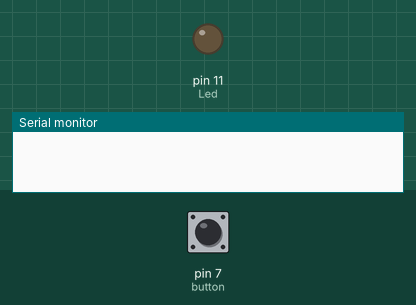
This sketch was run on a simulated Arduino Uno, built with avr-gcc and run on an emulated ATmega328P. On the bench: output pins drawn as LEDs (lit = HIGH), the last lines printed to the serial monitor. The inputs (shaded band) are chosen by the test bench; at power-on: pin 7 (button) LOW.

Above: at 1.2 s.
1.3 s: pin 7 (button) pulled HIGH for 0.15 s
At 1.38 s:
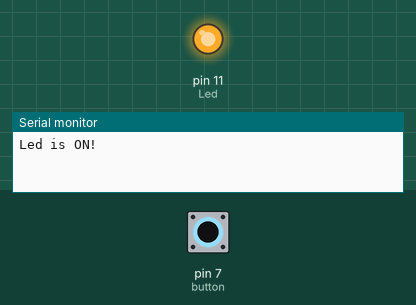
2.9 s: pin 7 (button) pulled HIGH for 3.2 s
At 6.4 s:
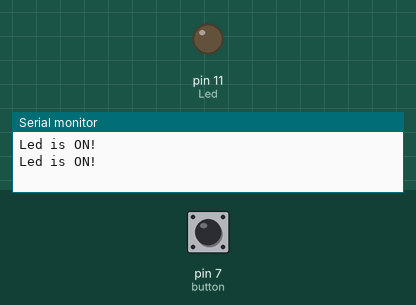
Timing chart, 0 to 7.9 s (numbered marks = the images above; inputs shaded):
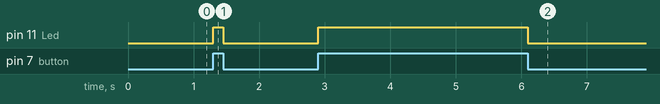

Measured:
- after the input at 1.3 s, pin 11 (Led): LOW → HIGH at once, → LOW 0.15 s later
- after the input at 2.9 s, pin 11 (Led): LOW → HIGH at once, → LOW 3.2 s later

The sketch:

6-Push-Button-Circuit-Imitation.ino
```cpp
/*
Push-Button Circuit Imitation:
1) Use the input value from a push-button to keep the Led ON while the button is pressed down and OFF otherwise.
2) When the button is ON print "one statement each time" saying so.
Hint: Use a Flag variable.
*/

const int Led=11; //Initialize Led1 at pin number 11.
const int button=7; //Initialize button at pin number 7.
void setup()
{
  pinMode(button, INPUT); //Set button to INPUT
  pinMode(Led, OUTPUT); //Set Led to OUTPUT
  digitalWrite(Led, LOW); //Set Led to LOW.
  Serial.begin(9600); //Initialize Serial Communication at a baud rate of 9600

}

void loop()
{
  int flag=1;
  //While the button is pressed down.
  while(digitalRead(button)){
    digitalWrite(Led, HIGH); //Turn ON the Led.
    if(flag){
      Serial.println("Led is ON!");
      flag=0; //Set flag to "0" so that the if statement doesn't get triggered again.
    }
  }
  digitalWrite(Led, LOW); //Turn Led OFF
  delay(50); //If the program has no delays it's good to add a small one.
}
```
